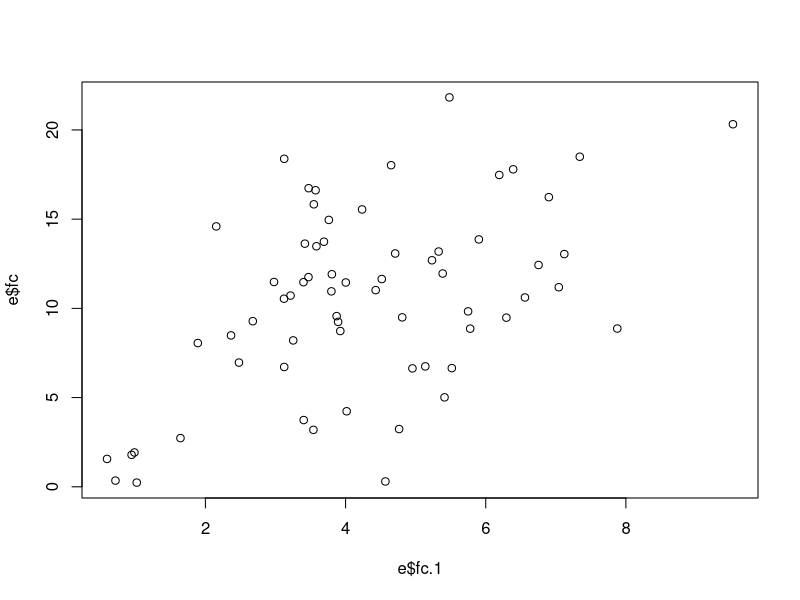

The R script that drew this image: (Note: this script raises an error after producing the figure.)
## ---- chunk 1
knitr::opts_chunk$set(echo = TRUE)
## ---- chunk 2
setwd("C:/Users/My computer/Dropbox/CSHL/R/qpcr_analysis")
e26<-read.csv(file.path("./19_26/19_26_qpcr_summary.csv"),stringsAsFactors = FALSE)
e24<-read.csv(file.path("./19_24/1924_first_qpcr_summary.csv"),stringsAsFactors = FALSE)

e2426<-data.frame(e24[e24$ASO %in% e26$ASO,c("ASO","fc")]) #filter 1924 data by ones that are in 1926

e2426$ASO<-factor(e2426$ASO,levels=unique(e2426$ASO))

e2624<-data.frame(e26[e26$ASO %in% e24$ASO,c("ASO","fc")]) #filter 1926 data by ones that are in 1924

e2624$ASO<-factor(e2624$ASO, levels = levels(e2426$ASO))

e2624<-e2624[rank(e2624$ASO, ties.method ="first"),]#now sort the e2624 by the ranks of the ASO levels to match the label orders

e<-data.frame(e2426,e2624)

ee<-matrix(e2426$fc, byrow = TRUE, ncol=3)
eee<-matrix(e2624$fc, byrow = TRUE, ncol=3)
eiv<-cbind(apply(ee, 1, mean),apply(eee,1,mean, na.rm = TRUE))
plot(e$fc.1,e$fc)
## ---- chunk 3
ggplot()+ geom_point(aes(x =unique(e2426$ASO), y=eiv[,1], col = "1924")) + 
  geom_point(aes(x = unique(e2426$ASO), y=eiv[,2], col = "1926")) +
  theme(axis.text.x = element_text(angle = 45, hjust = 1))
